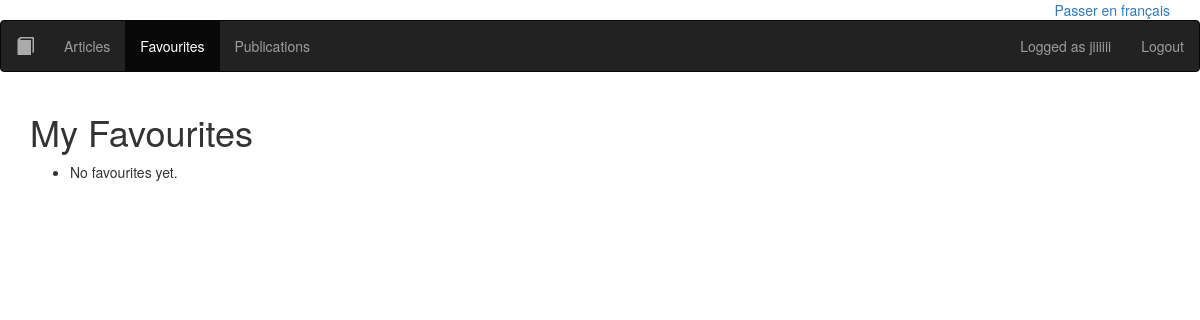
/en/favourites/ (signed in), run on an earlier commit of the app's database.
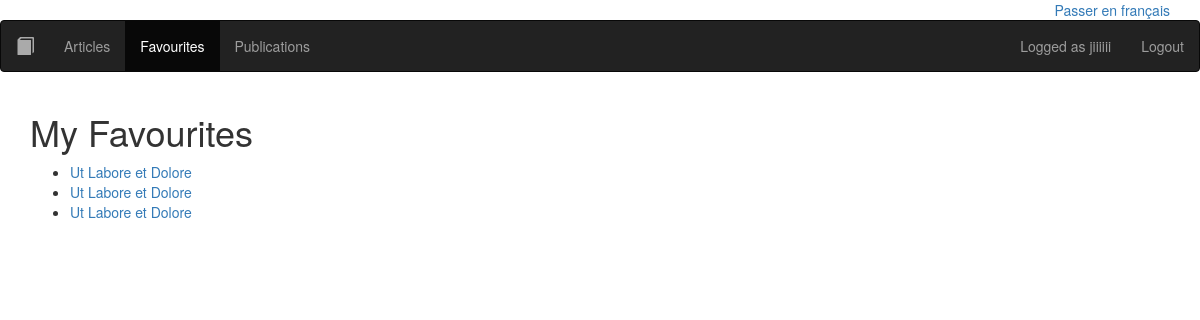
And on a later commit of the database.
### advanced/models.py (models this page shows, shortened)
class UserFavoriteArticle(models.Model):
    user = models.ForeignKey(settings.AUTH_USER_MODEL, on_delete=models.CASCADE)
    article = models.ForeignKey(Article, on_delete=models.CASCADE)
    class Meta:
        unique_together = ('user', 'article')

class Article(models.Model):
    title = models.CharField(max_length=64)
    author = models.ForeignKey(settings.AUTH_USER_MODEL, on_delete=models.CASCADE)
    created = models.DateTimeField(auto_now_add=True)
    synopsis = models.CharField(max_length=312)
    content = models.TextField()

### advanced/views.py (the view)
# urls.py: path('favourites/', views.FavouritesView.as_view(), name='favourites'),
class FavouritesView(LoginRequiredMixin, ListView):
    model = UserFavoriteArticle
    template_name = 'advanced/favourites.html'
    context_object_name = 'favourites'
    def get_queryset(self):
        return UserFavoriteArticle.objects.filter(user=self.request.user)

### advanced/context_processors.py (called while the page is built)
def nav_login_form(request):
    form = AuthenticationForm()
    form.fields['username'].widget = TextInput(attrs={'class': 'form-control', 'placeholder': _('username')})
    form.fields['password'].widget = PasswordInput(attrs={'class': 'form-control', 'placeholder': _('password')})
    return {'nav_login_form': form}

def language_switcher(request):
    current_lang = get_language() or 'en'
    if current_lang.startswith('fr'):
        other_lang = 'en'
        label = 'Switch to English'
    else:
        other_lang = 'fr'
        label = 'Passer en français'
    return {
        'other_lang_url': translate_url(request.path, other_lang),
        'other_lang_label': label,
    }

### advanced/templates/advanced/favourites.html (shortened to what this page needs)
{% extends "advanced/base.html" %}
{% block content %}
    <h1>My Favourites</h1>
    <ul>
        {% for fav in favourites %}
        <li><a href="{% url 'detail' fav.article.pk %}">{{ fav.article.title }}</a></li>
        {% empty %}
        <li>No favourites yet.</li>
        {% endfor %}
    </ul>
{% endblock %}

### advanced/templates/advanced/base.html (shortened to what this page needs)
{% load i18n %}
<!DOCTYPE html>
<html lang="en">
<head>
    <link rel="stylesheet" href="https://maxcdn.bootstrapcdn.com/bootstrap/3.4.1/css/bootstrap.min.css">
</head>
<body>
    <div class="container">
        <div class="text-right">
            <a href="{{ other_lang_url }}">{{ other_lang_label }}</a>
        </div>
    </div>
    <nav class="navbar navbar-inverse">
        <div class="container-fluid">
            <div class="navbar-header">
                <a class="navbar-brand" href="{% url 'home' %}">
                    <i class="glyphicon glyphicon-book" style="color: #aaa"></i>
                </a>
            </div>
            <ul class="nav navbar-nav">
                <li class="{% if request.resolver_match.url_name == 'articles' %}active{% endif %}">
                    <a href="{% url 'articles' %}">{% trans "Articles" %}</a>
                </li>
                {% if user.is_authenticated %}
                <li class="{% if request.resolver_match.url_name == 'favourites' %}active{% endif %}">
                    <a href="{% url 'favourites' %}">{% trans "Favourites" %}</a>
                </li>
                <li class="{% if request.resolver_match.url_name == 'publications' %}active{% endif %}">
                    <a href="{% url 'publications' %}">{% trans "Publications" %}</a>
                </li>
                {% else %}
                <li class="{% if request.resolver_match.url_name == 'register' %}active{% endif %}">
                    <a href="{% url 'register' %}">{% trans "Register" %}</a>
                </li>
                {% endif %}
            </ul>
            {% if user.is_authenticated %}
                <ul class="nav navbar-nav navbar-right">
                    <li><a class="btn btn-link navbar-link" style="padding: 14px" href="#">{% blocktrans with username=user.username %}Logged as {{ username }}{% endblocktrans %}</a></li>
                    <li>
                        <form method="post" action="{% url 'logout' %}">
                            <button type="submit" class="btn btn-link navbar-link" style="padding: 14px">{% trans "Logout" %}</button>
                        </form>
                    </li>
                </ul>
            {% endif %}
        </div>
    </nav>
    <div class="container">
        {% block content %}{% endblock %}
    </div>
</body>
</html>

What changed in the data, as far as the page shows it:
added UserFavoriteArticle: article "Ut Labore et Dolore"
added UserFavoriteArticle: article "Ut Labore et Dolore"
added UserFavoriteArticle: article "Ut Labore et Dolore"
Also different on the page:
text no longer shown: "No favourites yet."
